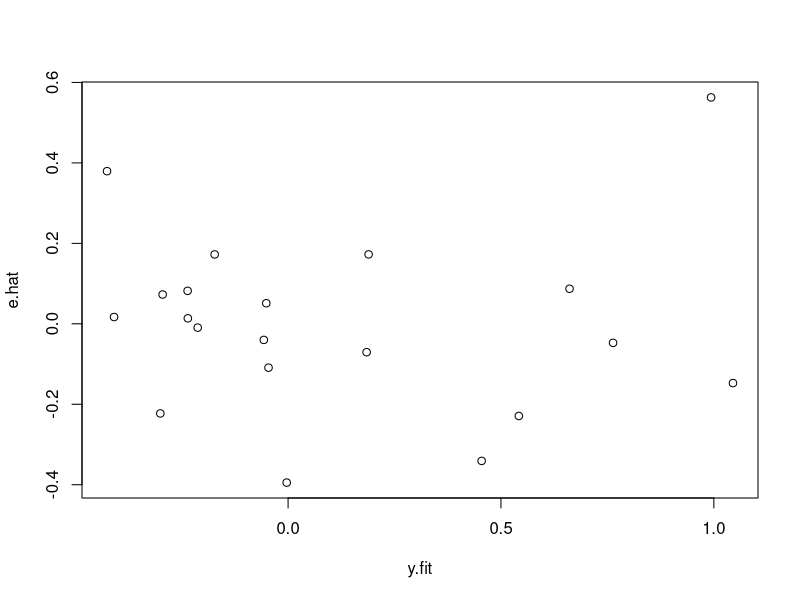
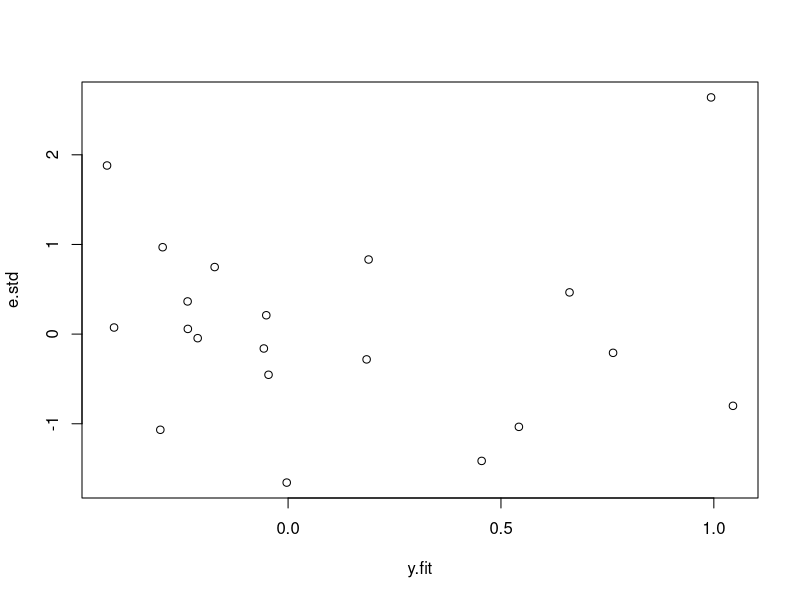
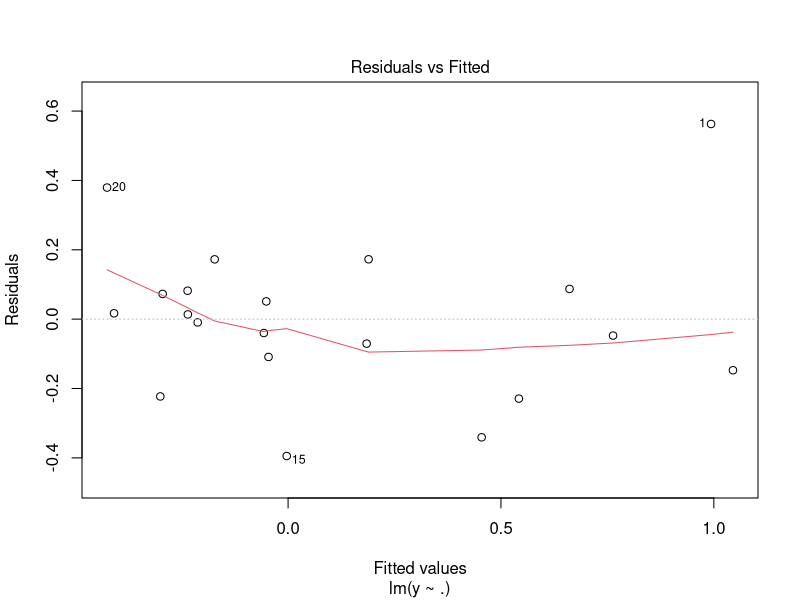
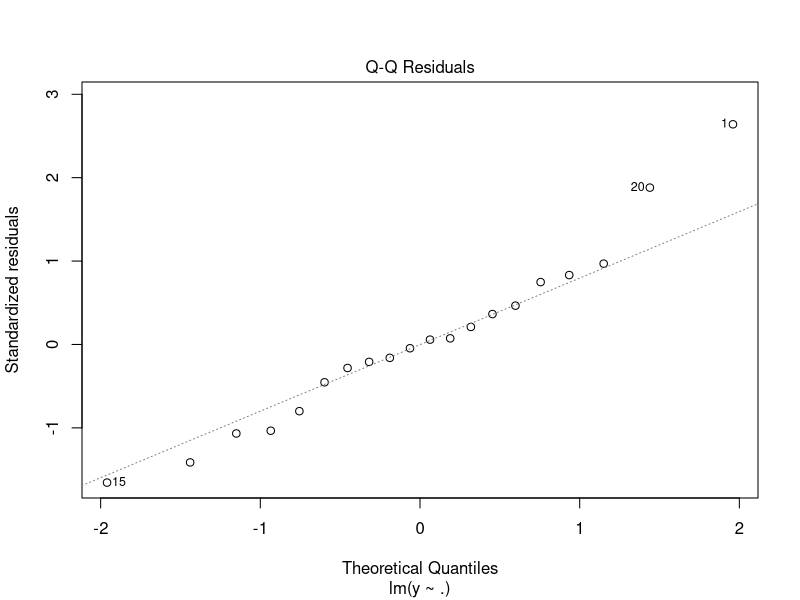
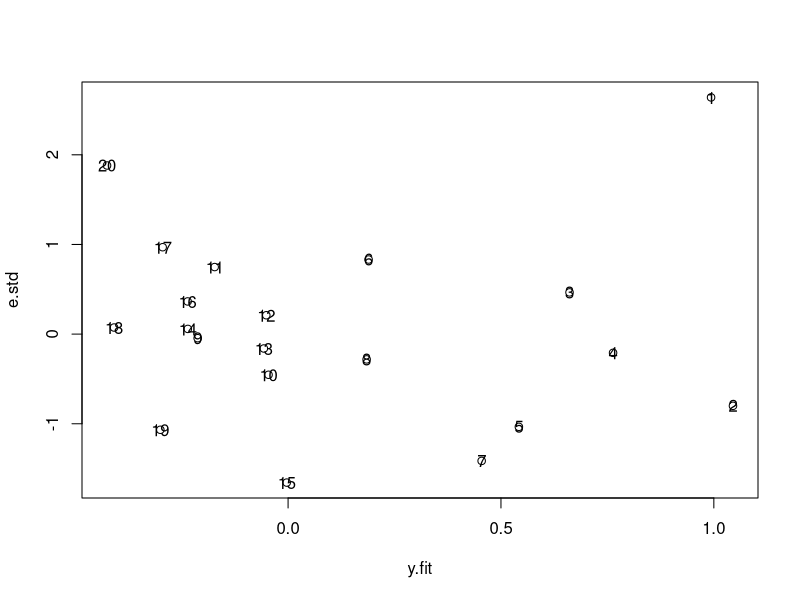
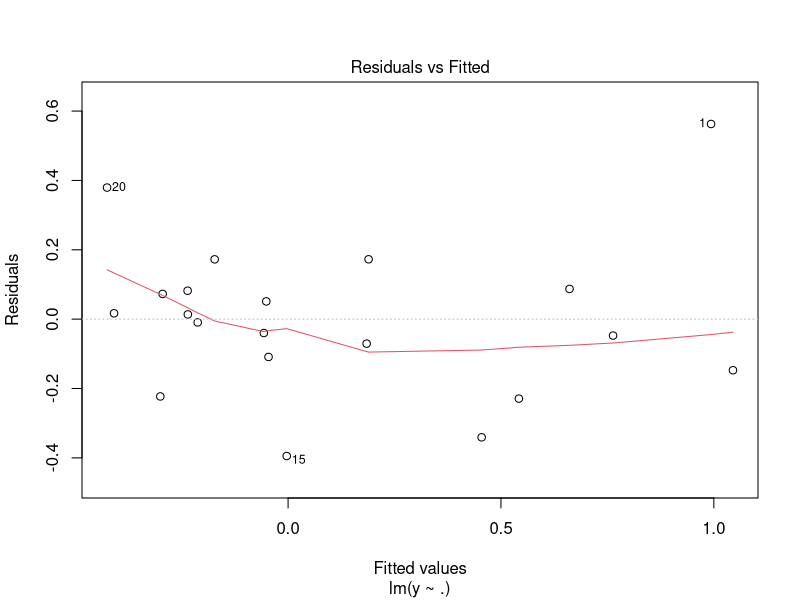

Recreate these plots in R, in order.
## ---- chunk 1
Sys.setlocale("LC_ALL", locale = "en_US.UTF-8")
setwd("~/Project/RegressionAnalysis")
## ---- chunk 2
# loading data
x1 <- c(1125, 920, 835, 1000, 1150, 990, 840, 650, 640, 583,
        570, 570, 510, 555, 460, 275, 510, 165, 244, 79)
x2 <- c(232, 268, 271, 237, 192, 202, 184, 200, 180, 165,
        151, 171, 243, 147, 286, 198, 196, 210, 327, 334)
x3 <- c(7160, 8804, 8108, 6370, 6441, 5154, 5896, 5336, 5041, 5012,
        4825, 4391, 4320, 3790, 3969, 3558, 4361, 3301, 2964, 2777)
x4 <- c(85.9, 86.5, 85.2, 83.8, 82.1, 79.2, 81.2, 80.6, 78.4, 79.3,
        78.7, 78.0, 72.3, 74.9, 74.4, 72.5, 57.7, 71.8, 72.5, 71.9)
x5 <- c(8905, 7388, 5348, 8056, 6960, 5690, 6932, 5400, 3177, 4461,
        3901, 5002, 4665, 4642, 4840, 4479, 4200, 3410, 3360, 2599)
y <- c(1.5563, 0.8976, 0.7482, 0.716, 0.313, 0.3617, 0.1139, 0.1139, -0.2218, -0.1549,
       0.0000, 0.0000, -0.0969, -0.2218, -0.3979, -0.1540, -0.2218, -0.3919, -0.5229, -0.0458)

data <- data.frame(y, x1, x2, x3, x4, x5)
## ---- chunk 3
# 回归分析
lm.sol <- lm(y~., data = data)
summary(lm.sol)
lm.sol$coefficients
## ---- chunk 4
y.fit <- predict(lm.sol)
e.hat <- residuals(lm.sol)
e.std <- rstandard(lm.sol)
## ---- chunk 5
plot(e.hat~y.fit)
## ---- chunk 6
plot(e.std~y.fit)
## ---- chunk 7
plot(lm.sol, which = 1)
## ---- chunk 8
plot(lm.sol, which = 2)
## ---- chunk 9
plot(e.std~y.fit)
text(y.fit, e.std, type = "1:20")
## ---- chunk 10
plot(lm.sol, which = 1)
## ---- chunk 11
e.std
## ---- chunk 12
influence.measures(lm.sol)
